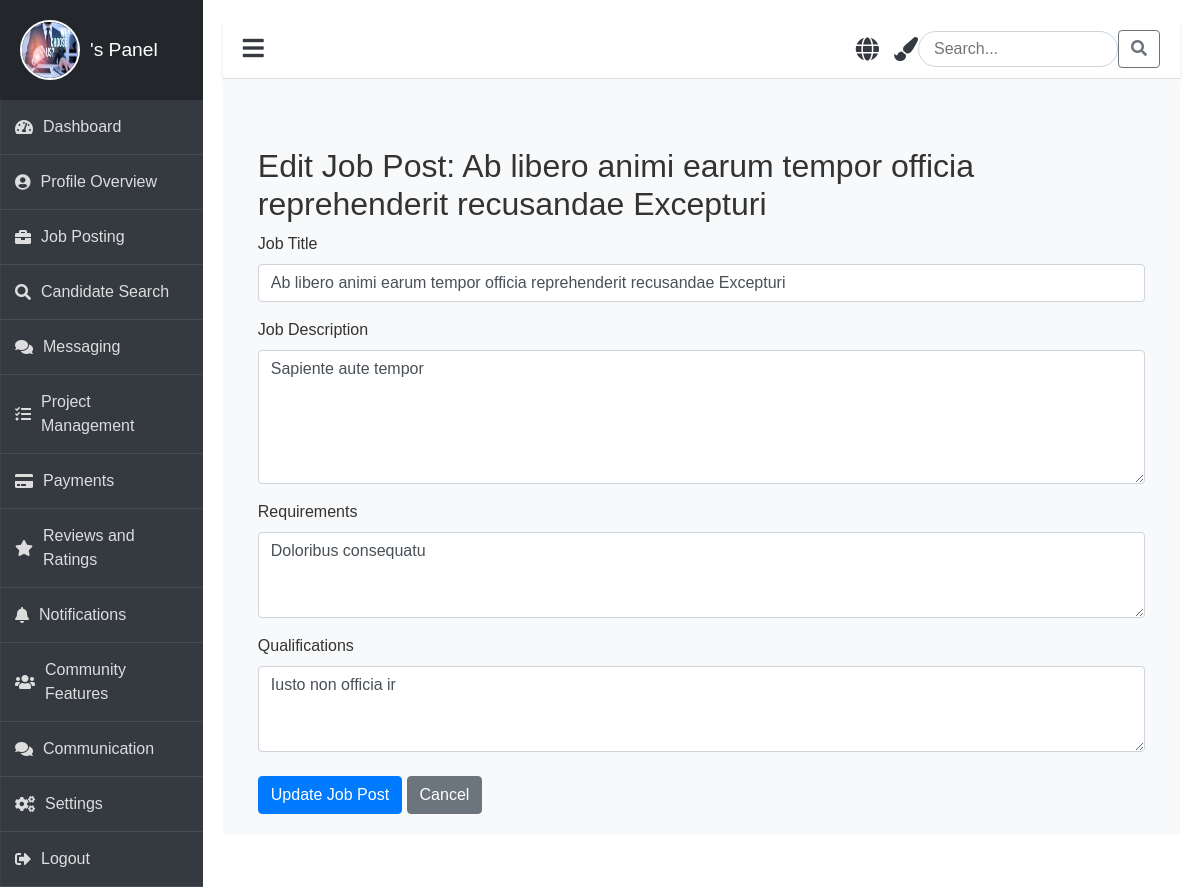
Page /jobs/3/edit/ on the committed database.
### job/models.py (models this page shows, shortened)
class JobPost(models.Model):
    title = models.CharField(max_length=255)
    description = models.TextField()
    requirements = models.TextField()
    qualifications = models.TextField()
    posted_by = models.ForeignKey(settings.AUTH_USER_MODEL, on_delete=models.CASCADE)  # Use AUTH_USER_MODEL
    is_active = models.BooleanField(default=True)
    created_at = models.DateTimeField(default=timezone.now)
    updated_at = models.DateTimeField(auto_now=True)

### job/views.py (the view)
# urls.py: path('jobs/<int:job_id>/edit/', views.edit_job_post, name='edit_job_post'),  # Add the URL pattern for editing job posts
def edit_job_post(request, job_id):
    job_post = get_object_or_404(JobPost, id=job_id)
    if request.method == 'POST':
        form = JobPostForm(request.POST, instance=job_post)
        if form.is_valid():
            form.save()
            return redirect('manage_jobs')  # Redirect after successful edit
    else:
        form = JobPostForm(instance=job_post)
    return render(request, 'panel/clients/post/edit_job_post.html', {'form': form, 'job_post': job_post})

### job/forms.py
class JobPostForm(forms.ModelForm):
    class Meta:
        model = JobPost
        fields = ['title', 'description', 'requirements', 'qualifications']

### job/templates/panel/clients/post/edit_job_post.html (shortened to what this page needs)
{% extends 'panel/base/base_clients.html' %}
{% load static %}
{% block content %}
<div class="container mt-5">
    <h2>Edit Job Post: {{ job_post.title }}</h2>
    <form method="POST" class="animate__animated animate__fadeInUp">
        <div class="form-group">
            <label for="title">Job Title</label>
            <input type="text" class="form-control" id="title" name="title" value="{{ form.title.value }}" required>
        </div>
        <div class="form-group mt-3">
            <label for="description">Job Description</label>
            <textarea class="form-control" id="description" name="description" rows="5" required>{{ form.description.value }}</textarea>
        </div>
        <div class="form-group mt-3">
            <label for="requirements">Requirements</label>
            <textarea class="form-control" id="requirements" name="requirements" rows="3" required>{{ form.requirements.value }}</textarea>
        </div>
        <div class="form-group mt-3">
            <label for="qualifications">Qualifications</label>
            <textarea class="form-control" id="qualifications" name="qualifications" rows="3" required>{{ form.qualifications.value }}</textarea>
        </div>
        <div class="mt-4">
            <button type="submit" class="btn btn-primary">Update Job Post</button>
            <a href="{% url 'manage_jobs' %}" class="btn btn-secondary">Cancel</a>
        </div>
    </form>
</div>
{% endblock %}

### job/static/css/clients.css (style rules this page uses)
body { font-family: 'Arial', sans-serif; background-color: #f8f9fa; color: #333; margin: 0; padding: 0; overflow-x: hidden; }

### rows in the picture
JobPost: title "Ab libero animi earum tempor officia reprehenderit recusandae Excepturi", description "Sapiente aute tempor", requirements "Doloribus consequatu", qualifications "Iusto non officia ir"
